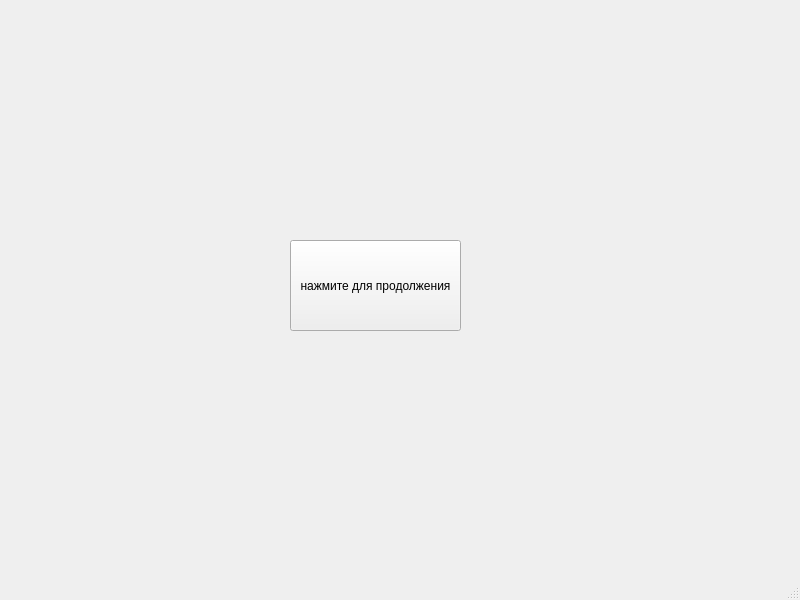
<?xml version="1.0" encoding="UTF-8"?>
<ui version="4.0">
 <class>MainWindow</class>
 <widget class="QMainWindow" name="MainWindow">
  <property name="geometry">
   <rect>
    <x>0</x>
    <y>0</y>
    <width>800</width>
    <height>600</height>
   </rect>
  </property>
  <property name="windowTitle">
   <string>MainWindow</string>
  </property>
  <widget class="QWidget" name="centralwidget">
   <widget class="QPushButton" name="pushButton">
    <property name="geometry">
     <rect>
      <x>290</x>
      <y>240</y>
      <width>171</width>
      <height>91</height>
     </rect>
    </property>
    <property name="text">
     <string>нажмите для продолжения</string>
    </property>
   </widget>
  </widget>
  <widget class="QMenuBar" name="menubar">
   <property name="geometry">
    <rect>
     <x>0</x>
     <y>0</y>
     <width>800</width>
     <height>21</height>
    </rect>
   </property>
  </widget>
  <widget class="QStatusBar" name="statusbar"/>
 </widget>
 <resources/>
 <connections/>
</ui>
